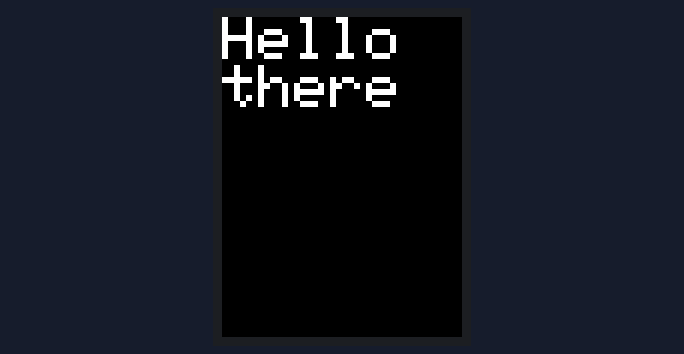
The sketch below on a simulated ESP8266 (NodeMCU). Shown: 240×320 colour display. What the sketch prints to the serial monitor is not drawn.

Above: at 0.4 s.
At 1.5 s:
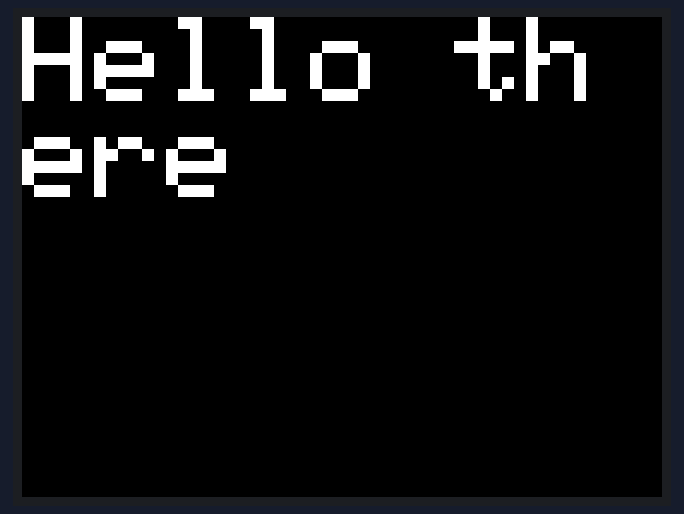

Measured:
- what the display in image 0 shows lasts 1.0 s, from 0.3 s to 1.3 s

The sketch:

test-spike.ino
```cpp
#include <Adafruit_GFX.h>
#include <Adafruit_ILI9341.h>

#ifdef ESP8266
   #define STMPE_CS 16
   #define TFT_CS   0
   #define TFT_DC   15
   #define SD_CS    2
#endif
#ifdef ESP32
   #define STMPE_CS 32
   #define TFT_CS   15
   #define TFT_DC   33
   #define SD_CS    14
#endif

Adafruit_ILI9341 tft = Adafruit_ILI9341(TFT_CS, TFT_DC);

void setup() {
  // put your setup code here, to run once:
  Serial.begin(115200);

  delay(10);
  Serial.println("AQI TFT Test!");

  tft.begin();
  tft.fillScreen(ILI9341_BLACK);
}

unsigned long writeText(char s[]) {
  tft.fillScreen(ILI9341_BLACK);
  tft.setTextSize(6);
  unsigned long start = micros();
  tft.setCursor(0, 0);
  tft.println(s);

  return micros() - start;
}


void loop() {
  // put your main code here, to run repeatedly:
  for(uint8_t rotation=0; rotation<4; rotation++) {
    tft.setRotation(rotation);
    writeText("Hello there");
    delay(1000);
  }
}
```
